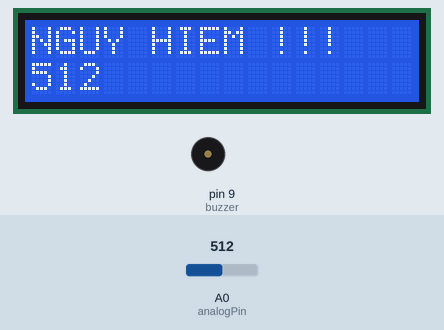
Simulated run of this sketch. Board: Arduino Uno, built with avr-gcc and run on an emulated ATmega328P. Parts: 16×2 character LCD, buzzer (waves = sounding, pin HIGH). Inputs (shaded band) come from the test bench; at power-on: A0 (analogPin) = 512.

Above: at 4.2 s.
4.3 s: A0 (analogPin) set to 216
At 6.0 s:
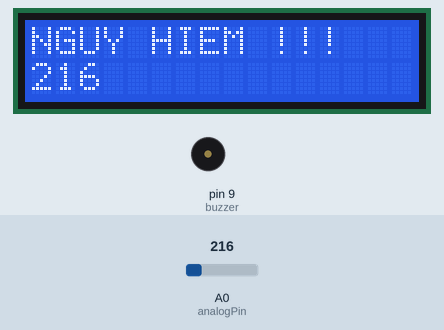
6.6 s: A0 (analogPin) set to 189
At 7.7 s:
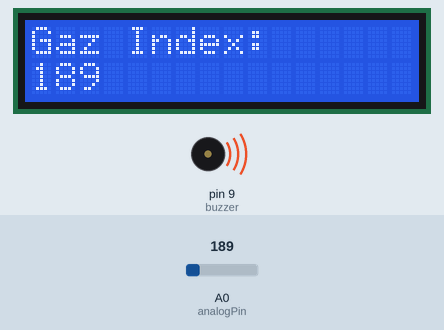
8.6 s: A0 (analogPin) set to 210
At 10.5 s:
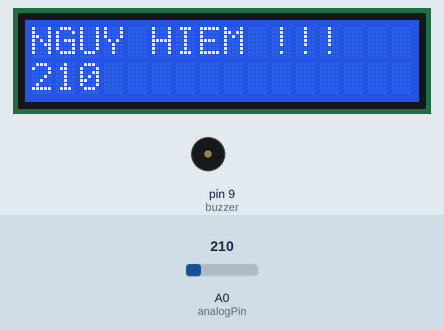
Timing chart, 0 to 12.0 s (numbered marks = the images above; inputs shaded):
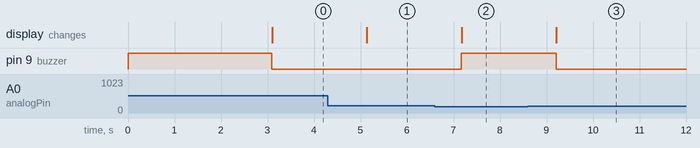

The sketch:

mcq135.ino
```cpp
/*-----( Import needed libraries )-----*/
#include <Wire.h>  // Comes with Arduino IDE
// Get the LCD I2C Library here:
// www.4tronix.co.uk/arduino/sketches/LiquidCrystal_V1.2.1.zip
// Move any other LCD libraries to another folder or delete them
// See Library "Docs" folder for possible commands etc.
#include <LiquidCrystal_I2C.h>

/*-----( Declare Constants )-----*/
const int buzzer = 9; //buzzer to arduino pin 9
const int analogPin = A0;

/*-----( Declare objects )-----*/
// set the LCD address to 0x27 for a 16 chars 2 line display
// Set the pins on the I2C chip used for LCD connections:
//                    addr, en,rw,rs,d4,d5,d6,d7,bl,blpol
LiquidCrystal_I2C lcd(0x27, 2, 1, 0, 4, 5, 6, 7, 3, POSITIVE);  // Set the LCD I2C address

/*-----( Declare Variables )-----*/
int val = 0;

void setup() {
  // put your setup code here, to run once:
  Serial.begin(9600);
  pinMode(buzzer, OUTPUT);
  analogWrite(buzzer, 255);
  lcd.begin(16,2);   // initialize the lcd for 16 chars 2 lines, turn on backlight
  lcd.backlight(); // finish with backlight on
  lcd.setCursor(0, 0); //Start at character 0 on line 0
  lcd.print("Hello!");
  lcd.setCursor(0, 1); //Start at character 0 on line 1
  lcd.print("Setup ...");
  delay(3000);
}

void loop() {
  // put your main code here, to run repeatedly:
  val = analogRead(analogPin);
  lcd.clear();
  lcd.setCursor(0, 0);
  if (val > 200) {
    lcd.print("NGUY HIEM !!!");
    analogWrite(buzzer, 0);
  } else {
    lcd.print("Gaz Index:");
    analogWrite(buzzer, 255);
  }
  lcd.setCursor(0, 1);
  lcd.print(val);
  delay(1000);
}
```

Measured:
- the behaviour switches between 201 and 200 on A0 (analogPin) (found by bisection; images 1 and 2)
- after the input at 4.3 s, the display: changes after 0.84 s (image 1)
- after the input at 6.6 s, pin 9 (buzzer): LOW → HIGH after 0.57 s; the display: changes after 0.58 s (image 2)
- after the input at 8.6 s, pin 9 (buzzer): HIGH → LOW after 0.61 s; the display: changes after 0.61 s (image 3)
